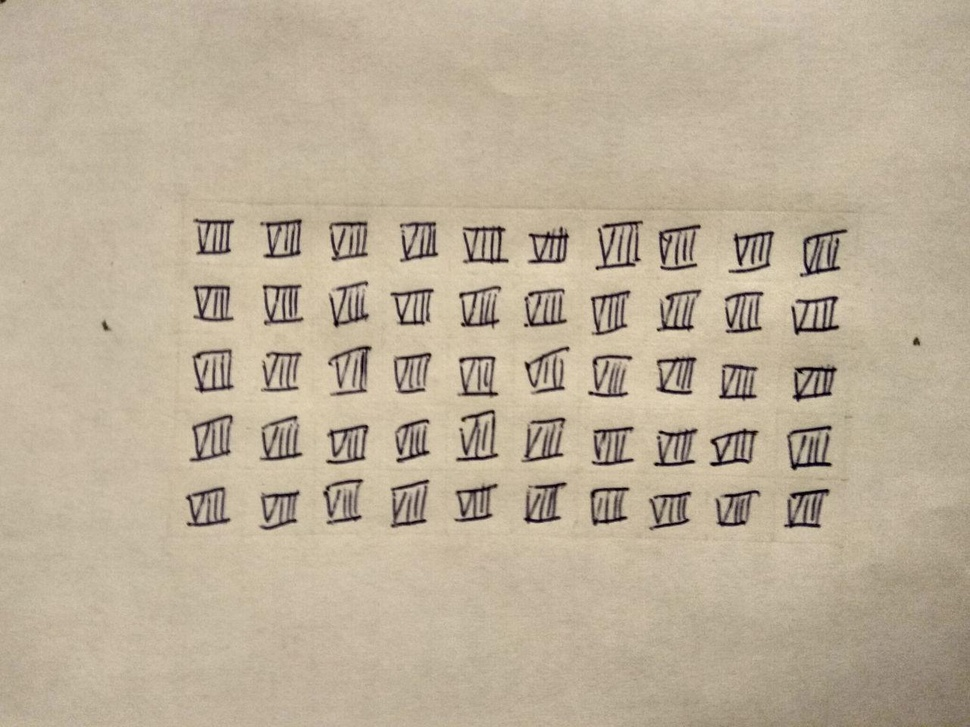
#> input picture handwritten_numbers/eight.jpg, 970 x 727 px, shrunk from 1280 x 960 before the run; its folder holds only this picture in this run
$ jupyter execute create_data.ipynb   (shell and % lines are left out)   (older library calls are emulated)
#> lines starting #> are read from the running program, lines starting #| are printed output that depends on the picture; after the words box and inside, x2 and y2 are one past the last pixel; in counts of white or black regions, pixels touching at a corner belong together
[cell 1]
import numpy as np
import matplotlib.pyplot as plt
from scipy.misc import imread
import pandas as pd
import cv2
import os

[cell 2]
dir_name = 'handwritten_numbers/'
blur_value = (25, 25)

### Знайдемо числа на підготовлених фото

[cell 3]
img_list = os.listdir(dir_name)

[cell 4]
crop_img = {}
for img_name in img_list:
    img = imread(dir_name + img_name, mode='L')
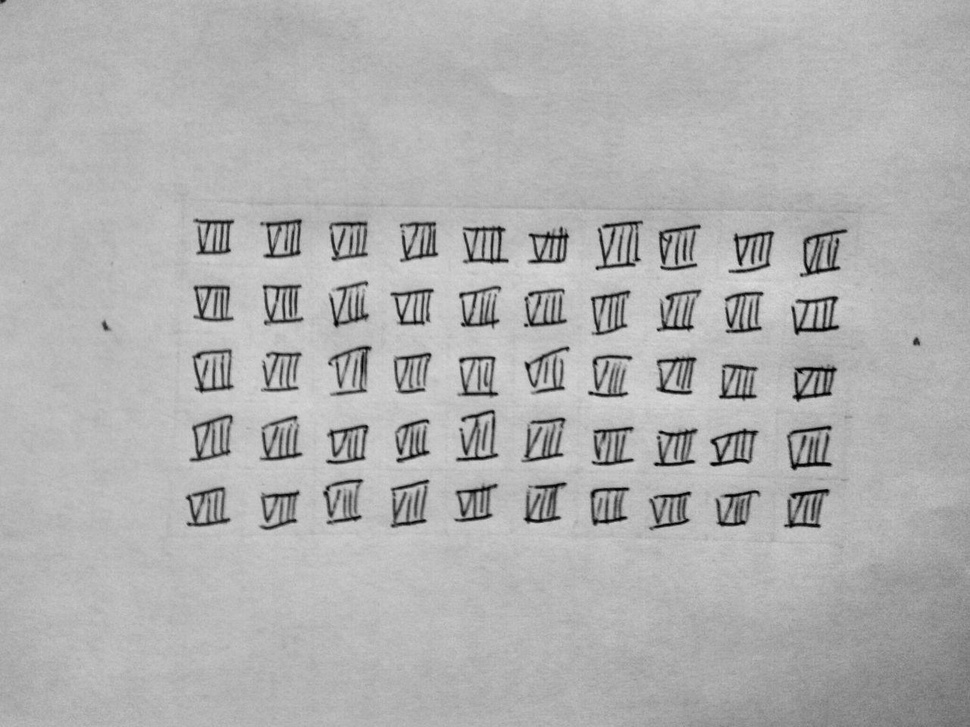
#> img: shape (727, 970); min 1, max 223, mean 176.4
    blur = cv2.GaussianBlur(img, blur_value, 0)
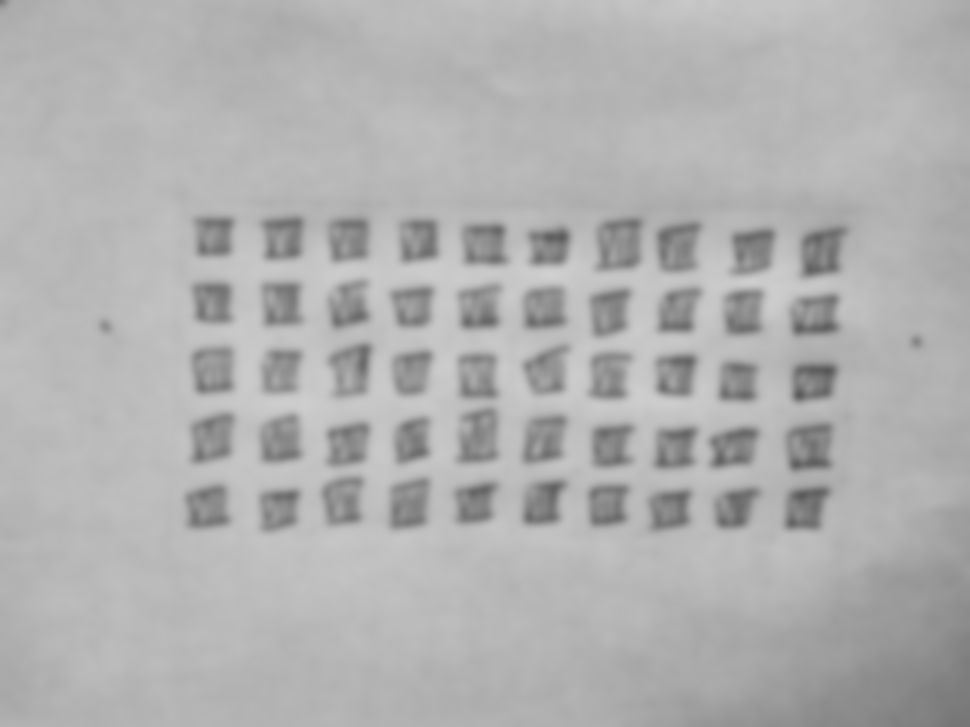
#> blur: shape (727, 970); min 88, max 208, mean 176.4
    _, thresh1 = cv2.threshold(blur, 127, 255, cv2.THRESH_BINARY_INV + cv2.THRESH_OTSU)
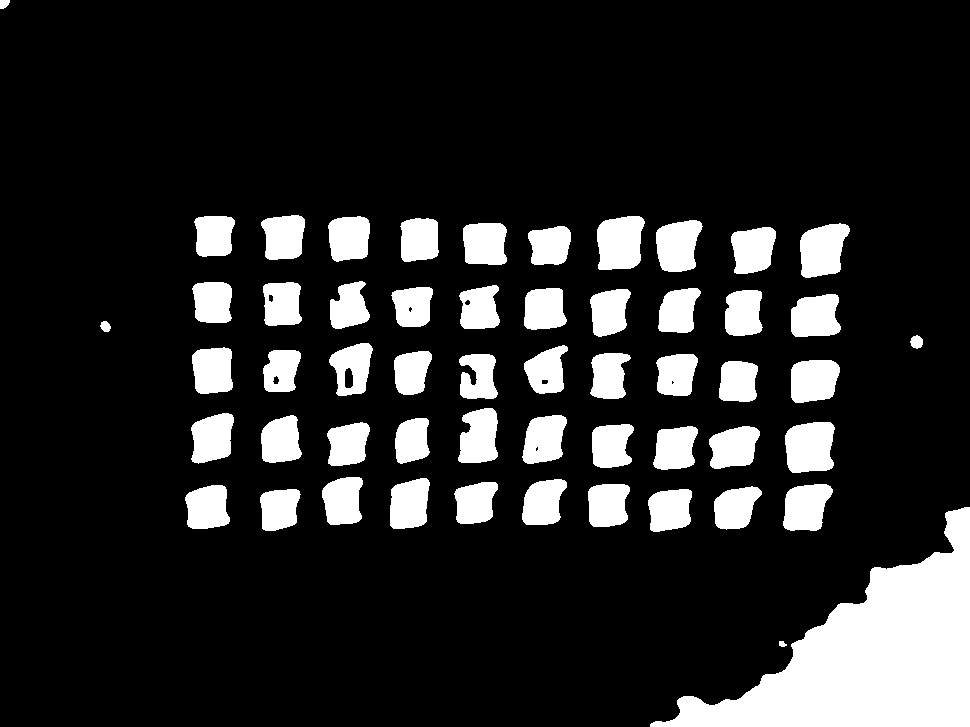
#> thresh1: shape (727, 970); 15.5% white; 55 white regions
    img2, contours, hierarchy = cv2.findContours(thresh1, cv2.RETR_TREE, cv2.CHAIN_APPROX_SIMPLE)
#> contours = 63 contours, 3 with area under 20; largest, box (x1, y1, x2, y2) and area: (650, 507, 970, 727) 30124, (785, 422, 835, 473) 2094, (597, 216, 645, 270) 2080, (800, 223, 850, 278) 1966, (656, 220, 703, 272) 1800
    res_set = []
    for i in contours:
        x, y, w, h = cv2.boundingRect(i)
        if 28<w<85 and 35<h<130:
            y_0 = (100 - h) // 2
            x_0 = (90 - w) // 2
            res_set.append(img[y-y_0:y-y_0+100, x-x_0:x-x_0+90])
#> this loop made 63 passes
#> (x, y, w, h, y_0, x_0) on passes 3 to 14: (648, 489, 44, 43, 28, 23), (260, 489, 41, 42, 29, 24), (714, 486, 48, 44, 28, 21), (185, 485, 45, 44, 28, 22), (783, 484, 50, 47, 26, 20), (588, 484, 42, 43, 28, 24), (454, 482, 44, 42, 29, 23), (522, 479, 45, 46, 27, 22), (390, 478, 40, 51, 24, 25), (322, 477, 41, 48, 26, 24), (709, 426, 51, 43, 28, 19), (653, 426, 45, 44, 28, 22)
#> (x, y, w, h) on passes 1, 2, 20, 27, 32, 35: (779, 641, 8, 6), (650, 507, 320, 220), (535, 446, 4, 6), (671, 380, 4, 5), (272, 375, 8, 10), (541, 379, 8, 6)
#> after the loop, res_set = 50 items
    crop_img[img_name.split('.')[0]] = res_set

### Завантажемо ці фото в CSV файл

[cell 5]
img_data = []
img_target = []
for key in crop_img.keys():
    for data in crop_img[key]:
        img_data.append(data.reshape(-1))
        img_target.append(key)
#> this loop made 1 pass
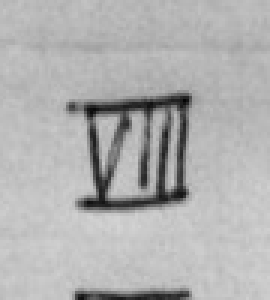
#> data: shape (100, 90) (shown 3 times larger); min 4, max 212, mean 176.9
#> after the loop, img_data = 50 items; img_target = 50 items, first 6: 'eight', 'eight', 'eight', 'eight', 'eight', 'eight'

[cell 6]
df = pd.DataFrame(img_data)
#> df = table of 50 rows and 9000 columns

$ run again, on handwritten_numbers/seven.jpg
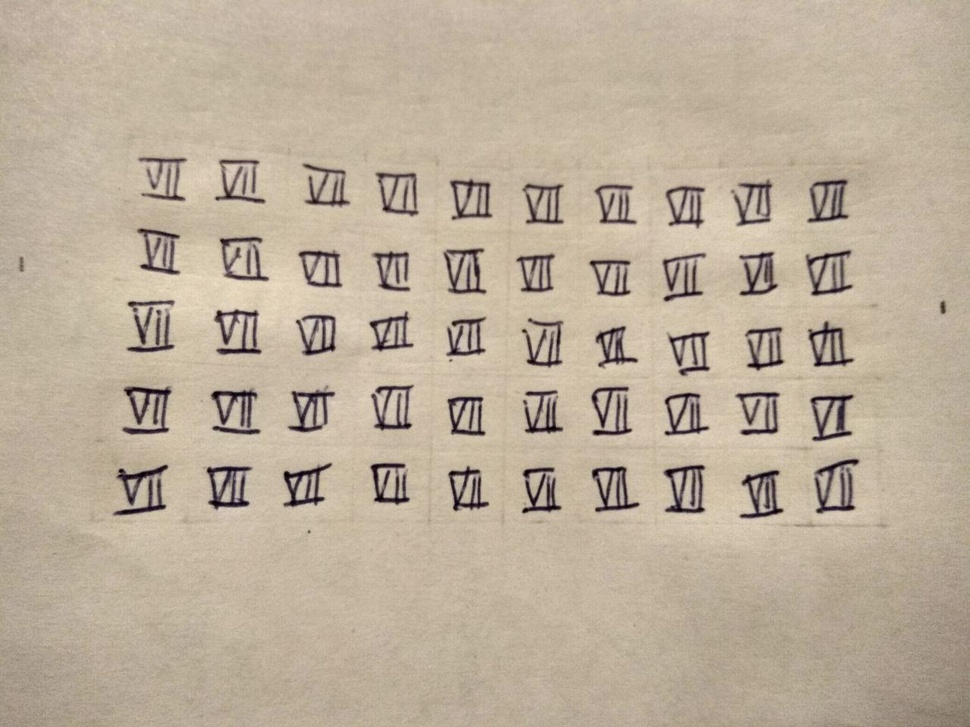
#> input picture handwritten_numbers/seven.jpg, 970 x 727 px, shrunk from 1280 x 960 before the run
#> `_, thresh1 = cv2.threshold(blur, 127, 255, cv2.THRESH_BINARY_INV + cv2..`:
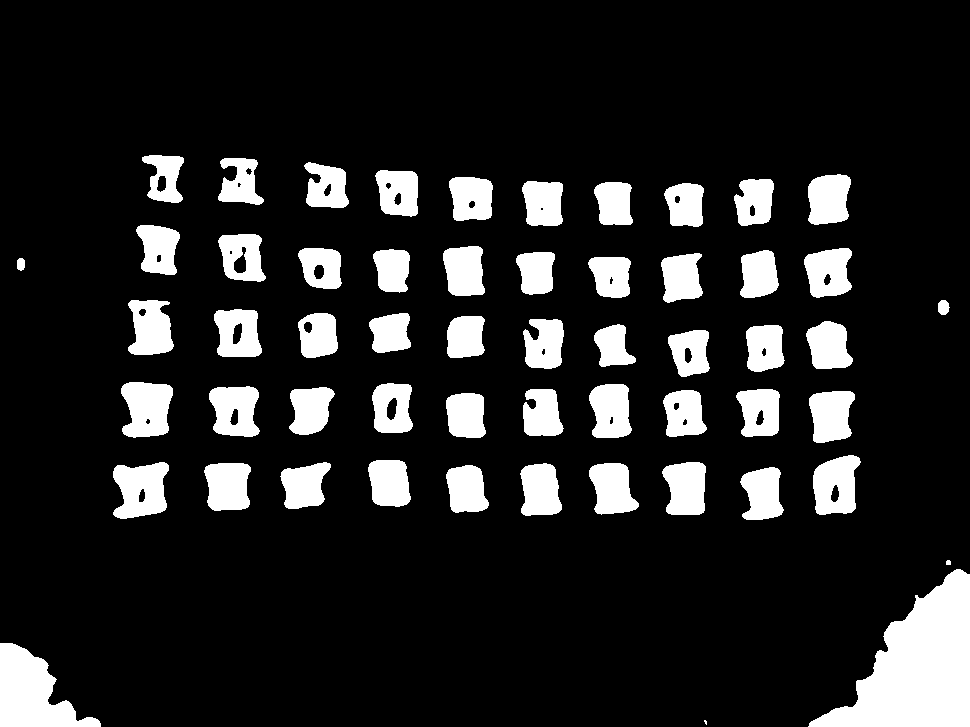
#> thresh1: shape (727, 970); 14.2% white; 56 white regions (1 under 20 px)
#> contours = 87 contours, 5 with area under 20; largest, box (x1, y1, x2, y2) and area: (808, 569, 970, 727) 13287, (0, 643, 101, 727) 4504, (113, 462, 169, 519) 2326, (121, 382, 173, 438) 2213, (813, 455, 861, 515) 2144
#> the loop `for i in contours:` made 87 passes
#> (x, y, w, h, y_0, x_0) on passes 5 to 12: (740, 467, 44, 53, 23, 23), (446, 465, 43, 48, 26, 23), (589, 463, 50, 52, 24, 20), (520, 463, 42, 53, 23, 24), (204, 463, 47, 48, 26, 21), (662, 462, 44, 53, 23, 23), (280, 462, 51, 47, 26, 19), (113, 462, 56, 57, 21, 17)
#> after the loop `for i in contours:`: res_set = 50 items
#> the loop `for key in crop_img.keys():` made 1 pass
#> after the loop `for key in crop_img.keys():`:
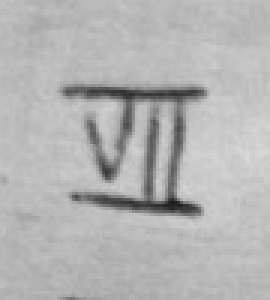
#> data: shape (100, 90) (shown 3 times larger); min 28, max 218, mean 179.8
#> after the loop `for key in crop_img.keys():`: img_target = 50 items, first 6: 'seven', 'seven', 'seven', 'seven', 'seven', 'seven'
#> df = table of 50 rows and 9000 columns

$ run again, on handwritten_numbers/three.jpg
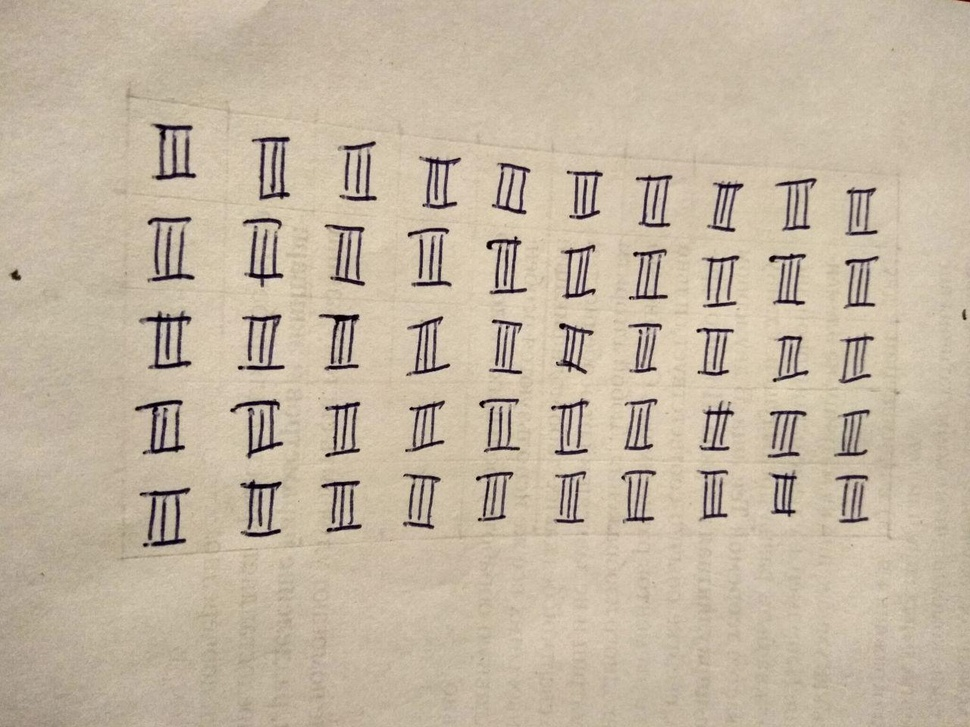
#> input picture handwritten_numbers/three.jpg, 970 x 727 px, shrunk from 1280 x 960 before the run
#> `_, thresh1 = cv2.threshold(blur, 127, 255, cv2.THRESH_BINARY_INV + cv2..`:
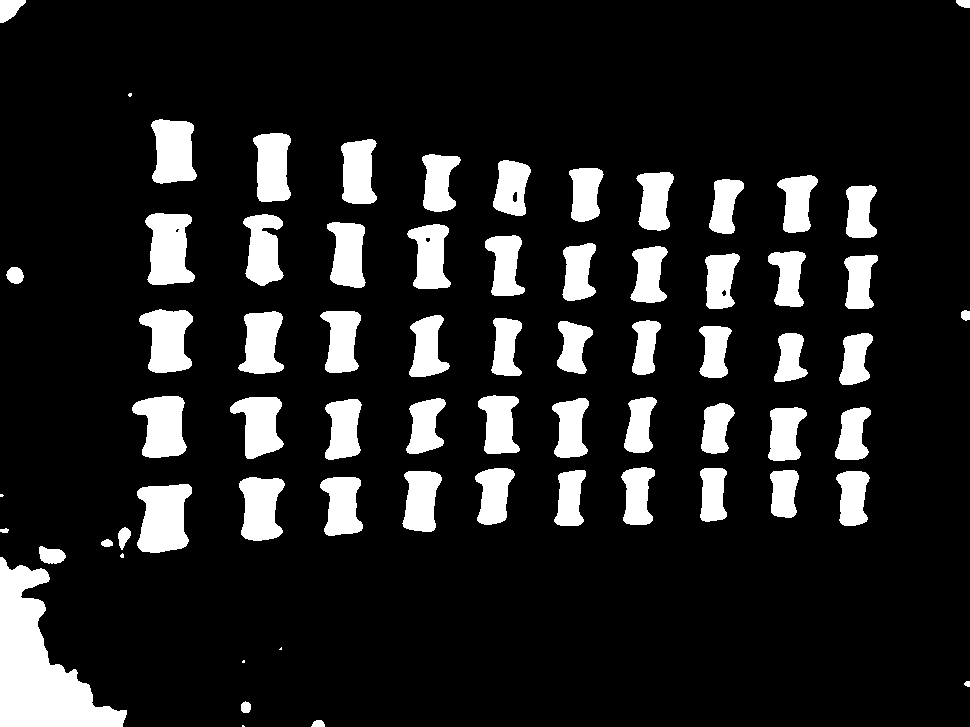
#> thresh1: shape (727, 970); 13.3% white; 68 white regions (6 under 20 px)
#> contours = 72 contours, 7 with area under 20; largest, box (x1, y1, x2, y2) and area: (0, 557, 127, 727) 9824, (137, 484, 192, 553) 2840, (145, 213, 195, 285) 2568, (132, 396, 187, 458) 2318, (139, 309, 193, 373) 2287
#> the loop `for i in contours:` made 72 passes
#> (x, y, w, h, y_0, x_0) on passes 14, 15, 16, 17, 18, 19, 20, 22: (137, 484, 55, 69, 15, 17), (320, 477, 43, 59, 20, 23), (239, 477, 46, 64, 18, 22), (836, 471, 34, 55, 22, 28), (402, 471, 40, 61, 19, 25), (770, 470, 29, 48, 26, 30), (554, 470, 32, 56, 22, 29), (475, 468, 40, 57, 21, 25)
#> after the loop `for i in contours:`: res_set = 49 items
#> the loop `for key in crop_img.keys():` made 1 pass
#> after the loop `for key in crop_img.keys():`:
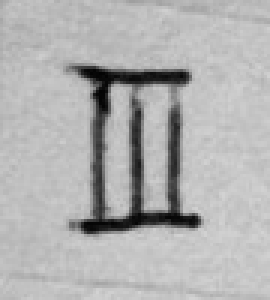
#> data: shape (100, 90) (shown 3 times larger); min 3, max 211, mean 177.4
#> after the loop `for key in crop_img.keys():`: img_target = 49 items, first 6: 'three', 'three', 'three', 'three', 'three', 'three'
#> df = table of 49 rows and 9000 columns

$ run again, on handwritten_numbers/five.jpg
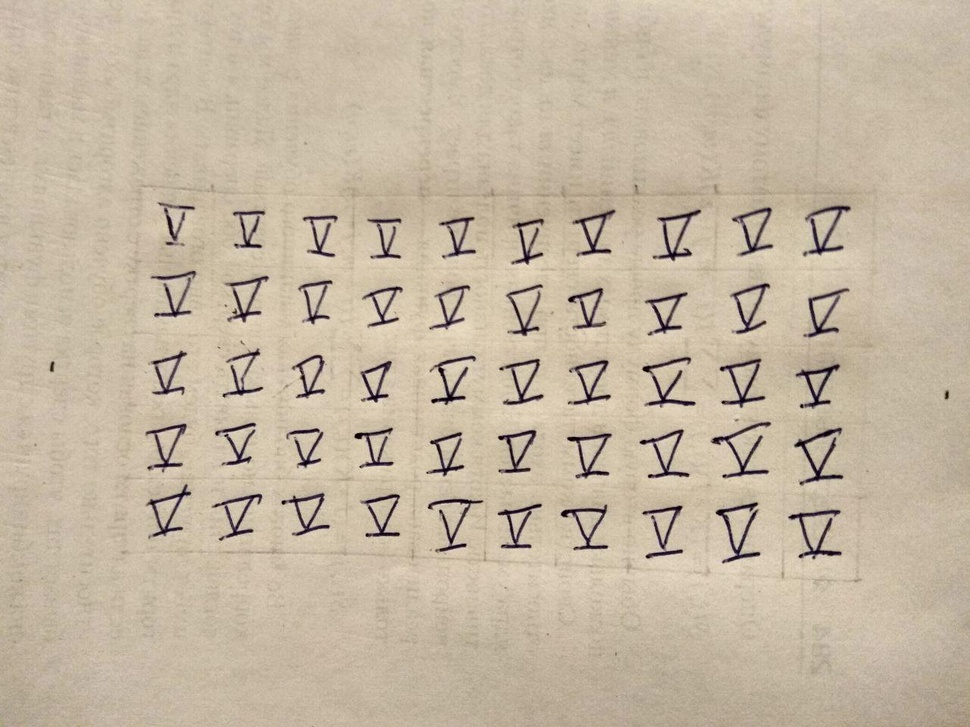
#> input picture handwritten_numbers/five.jpg, 970 x 727 px, shrunk from 1280 x 960 before the run
#> thresh1: shape (727, 970); 10% white; 64 white regions (3 under 20 px)
#> contours = 106 contours, 6 with area under 20; largest, box (x1, y1, x2, y2) and area: (840, 671, 970, 727) 3716, (793, 424, 845, 486) 2008, (788, 505, 842, 559) 1872, (804, 197, 854, 256) 1818, (714, 498, 760, 563) 1786
#> the loop `for i in contours:` made 106 passes
#> (x, y, w, h, y_0, x_0) on passes 6, 9, 11, 13, 15, 16, 18, 20: (0, 689, 35, 38, 31, 27), (788, 505, 54, 54, 23, 18), (559, 503, 51, 49, 25, 19), (642, 502, 43, 57, 21, 23), (498, 500, 45, 51, 24, 22), (714, 498, 46, 65, 17, 22), (427, 495, 56, 59, 20, 17), (214, 491, 50, 49, 25, 20)
#> after the loop `for i in contours:`: res_set = 51 items
#> the loop `for key in crop_img.keys():` made 1 pass
#> after the loop `for key in crop_img.keys():`:
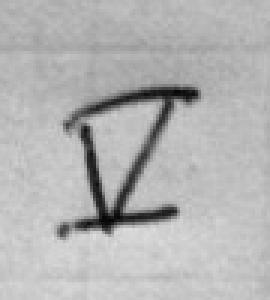
#> data: shape (100, 90) (shown 3 times larger); min 6, max 220, mean 179.5
#> after the loop `for key in crop_img.keys():`: img_target = 51 items, first 6: 'five', 'five', 'five', 'five', 'five', 'five'
#> df = table of 51 rows and 9000 columns
